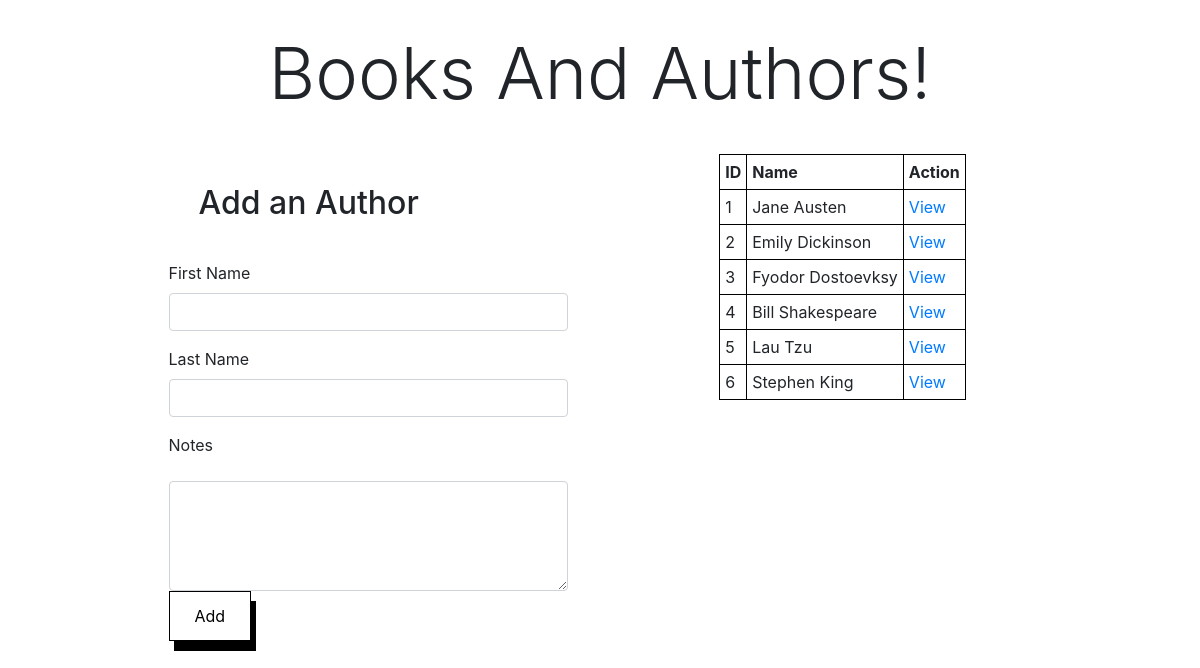
The app's page /authors with its own data.
### books_authors_app/models.py (models this page shows, shortened)
class Author(models.Model):
  first_name = models.CharField(max_length=45)
  last_name = models.CharField(max_length=45)
  notes = models.TextField()
  books = models.ManyToManyField(Book, related_name="authors")
  created_at = models.DateTimeField(auto_now_add=True)
  updated_at = models.DateTimeField(auto_now=True)

### books_authors_app/views.py (the view)
# urls.py: path('authors', views.authors),
def authors(request):
    context = {
        "all_the_books": Book.objects.all(),
        "all_the_authors": Author.objects.all(),
    }
    return render(request, 'authors.html', context)

### books_authors_app/templates/authors.html (shortened to what this page needs)
<!DOCTYPE html>
<html lang="en">
<head>
  {%load static%}
  <link rel="stylesheet" href="{% static 'css/style.css' %}">
  <link rel="stylesheet" href="https://stackpath.bootstrapcdn.com/bootstrap/4.3.1/css/bootstrap.min.css">
</head>
<body>
  <h1 class="display-3 text-center">Books And Authors!</h1>
  <div id="container">
    <div id="box">
      <form action="author/add_author" method="post">
        <h2>Add an Author</h2>
        <p>
          <label for="first_name">First Name</label>
          <input type="text" name="first_name" class="form-control">
        </p>
        <p>
          <label for="last_name">Last Name</label>
          <input type="text" name="last_name" class="form-control">
        </p>
        <p>
          <label for="notes">Notes</label>
        </p>
        <textarea rows="4" cols="50" name="notes" class="form-control"></textarea>
        <p>
          <button>Add</button>
        </p>
      </form>
    </div>
    <div id="box">
      <table>
        <thead>
          <tr>
            <th>ID</th>
            <th>Name</th>
            <th>Action</th>
          </tr>
        </thead>
        <tbody>
          {% for author in all_the_authors%}
            <tr>
              <td>{{ author.id }}</td>
              <td>{{ author.first_name }} {{ author.last_name }}</td>
              <td>
                <a href="/author/{{author.id}}">View</a>
              </td>
            </tr>
          {%endfor%}
        </tbody>
      </table>
    </div>
  </div>
</body>
</html>

### books_authors_app/static/css/style.css (style rules this page uses)
* { margin: 0 auto; padding: 0 auto; }
h1, h2 { padding: 30px; }
#container { width: 970px; display: flex; }
#box { width: 420px; }
form { display: inline-block; margin-left: 5%; }
table, th, td { border: 1px solid black; padding: 5px; }
.text-center { text-align: center; }
button { background-color: white; border: 1px solid black; color: black; padding: 12px 25px; text-align: center; text-decoration: none; font-size: 16px; box-shadow: 5px 10px; margin: 20px; }

### records on screen
Author: id "1", first_name "Jane", last_name "Austen"
Author: id "2", first_name "Emily", last_name "Dickinson"
Author: id "3", first_name "Fyodor", last_name "Dostoevksy"
Author: id "4", first_name "Bill", last_name "Shakespeare"
Author: id "5", first_name "Lau", last_name "Tzu"
Author: id "6", first_name "Stephen", last_name "King"
